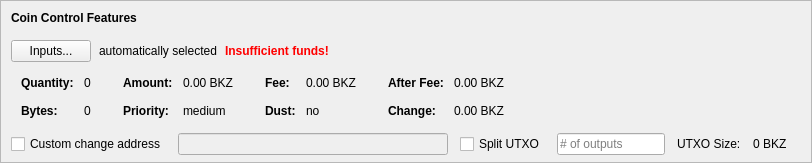
    <widget class="QFrame" name="frameCoinControl">
     <property name="sizePolicy">
      <sizepolicy hsizetype="Expanding" vsizetype="Expanding">
       <horstretch>0</horstretch>
       <verstretch>0</verstretch>
      </sizepolicy>
     </property>
     <property name="maximumSize">
      <size>
       <width>16777215</width>
       <height>16777215</height>
      </size>
     </property>
     <property name="frameShape">
      <enum>QFrame::StyledPanel</enum>
     </property>
     <property name="frameShadow">
      <enum>QFrame::Sunken</enum>
     </property>
     <layout class="QVBoxLayout" name="verticalLayoutCoinControl2">
      <property name="spacing">
       <number>0</number>
      </property>
      <property name="leftMargin">
       <number>0</number>
      </property>
      <property name="topMargin">
       <number>0</number>
      </property>
      <property name="rightMargin">
       <number>0</number>
      </property>
      <property name="bottomMargin">
       <number>6</number>
      </property>
      <item>
       <layout class="QVBoxLayout" name="verticalLayoutCoinControl" stretch="0,0,0,0,1">
        <property name="spacing">
         <number>0</number>
        </property>
        <property name="leftMargin">
         <number>10</number>
        </property>
        <property name="topMargin">
         <number>10</number>
        </property>
        <item>
         <layout class="QHBoxLayout" name="horizontalLayoutCoinControl1">
          <property name="bottomMargin">
           <number>15</number>
          </property>
          <item>
           <widget class="QLabel" name="labelCoinControlFeatures">
            <property name="sizePolicy">
             <sizepolicy hsizetype="Preferred" vsizetype="Maximum">
              <horstretch>0</horstretch>
              <verstretch>0</verstretch>
             </sizepolicy>
            </property>
            <property name="font">
             <font>
              <weight>75</weight>
              <bold>true</bold>
             </font>
            </property>
            <property name="styleSheet">
             <string notr="true">font-weight:bold;</string>
            </property>
            <property name="text">
             <string>Coin Control Features</string>
            </property>
           </widget>
          </item>
         </layout>
        </item>
        <item>
         <layout class="QHBoxLayout" name="horizontalLayoutCoinControl2" stretch="0,0,0,0">
          <property name="spacing">
           <number>8</number>
          </property>
          <property name="bottomMargin">
           <number>10</number>
          </property>
          <item>
           <widget class="QPushButton" name="pushButtonCoinControl">
            <property name="styleSheet">
             <string notr="true"/>
            </property>
            <property name="text">
             <string>Inputs...</string>
            </property>
            <property name="autoDefault">
             <bool>false</bool>
            </property>
           </widget>
          </item>
          <item>
           <widget class="QLabel" name="labelCoinControlAutomaticallySelected">
            <property name="text">
             <string>automatically selected</string>
            </property>
            <property name="margin">
             <number>5</number>
            </property>
           </widget>
          </item>
          <item>
           <widget class="QLabel" name="labelCoinControlInsuffFunds">
            <property name="font">
             <font>
              <weight>75</weight>
              <bold>true</bold>
             </font>
            </property>
            <property name="styleSheet">
             <string notr="true">color:red;font-weight:bold;</string>
            </property>
            <property name="text">
             <string>Insufficient funds!</string>
            </property>
            <property name="margin">
             <number>5</number>
            </property>
           </widget>
          </item>
          <item>
           <spacer name="horizontalSpacerCoinControl">
            <property name="orientation">
             <enum>Qt::Horizontal</enum>
            </property>
            <property name="sizeHint" stdset="0">
             <size>
              <width>40</width>
              <height>1</height>
             </size>
            </property>
           </spacer>
          </item>
         </layout>
        </item>
        <item>
         <widget class="QWidget" name="widgetCoinControl" native="true">
          <property name="sizePolicy">
           <sizepolicy hsizetype="Preferred" vsizetype="Preferred">
            <horstretch>0</horstretch>
            <verstretch>0</verstretch>
           </sizepolicy>
          </property>
          <property name="minimumSize">
           <size>
            <width>0</width>
            <height>0</height>
           </size>
          </property>
          <property name="styleSheet">
           <string notr="true"/>
          </property>
          <layout class="QHBoxLayout" name="horizontalLayoutCoinControl5">
           <property name="leftMargin">
            <number>0</number>
           </property>
           <property name="topMargin">
            <number>0</number>
           </property>
           <property name="rightMargin">
            <number>0</number>
           </property>
           <property name="bottomMargin">
            <number>0</number>
           </property>
           <item>
            <layout class="QHBoxLayout" name="horizontalLayoutCoinControl3" stretch="0,0,0,1">
             <property name="spacing">
              <number>20</number>
             </property>
             <property name="topMargin">
              <number>0</number>
             </property>
             <property name="bottomMargin">
              <number>10</number>
             </property>
             <item>
              <layout class="QFormLayout" name="formLayoutCoinControl1">
               <property name="horizontalSpacing">
                <number>10</number>
               </property>
               <property name="verticalSpacing">
                <number>14</number>
               </property>
               <property name="leftMargin">
                <number>10</number>
               </property>
               <property name="topMargin">
                <number>4</number>
               </property>
               <property name="rightMargin">
                <number>6</number>
               </property>
               <item row="0" column="0">
                <widget class="QLabel" name="labelCoinControlQuantityText">
                 <property name="font">
                  <font>
                   <weight>75</weight>
                   <bold>true</bold>
                  </font>
                 </property>
                 <property name="text">
                  <string>Quantity:</string>
                 </property>
                 <property name="margin">
                  <number>0</number>
                 </property>
                </widget>
               </item>
               <item row="0" column="1">
                <widget class="QLabel" name="labelCoinControlQuantity">
                 <property name="cursor">
                  <cursorShape>IBeamCursor</cursorShape>
                 </property>
                 <property name="contextMenuPolicy">
                  <enum>Qt::ActionsContextMenu</enum>
                 </property>
                 <property name="text">
                  <string notr="true">0</string>
                 </property>
                 <property name="margin">
                  <number>0</number>
                 </property>
                 <property name="textInteractionFlags">
                  <set>Qt::LinksAccessibleByMouse|Qt::TextSelectableByKeyboard|Qt::TextSelectableByMouse</set>
                 </property>
                </widget>
               </item>
               <item row="1" column="0">
                <widget class="QLabel" name="labelCoinControlBytesText">
                 <property name="font">
                  <font>
                   <weight>75</weight>
                   <bold>true</bold>
                  </font>
                 </property>
                 <property name="text">
                  <string>Bytes:</string>
                 </property>
                </widget>
               </item>
               <item row="1" column="1">
                <widget class="QLabel" name="labelCoinControlBytes">
                 <property name="cursor">
                  <cursorShape>IBeamCursor</cursorShape>
                 </property>
                 <property name="contextMenuPolicy">
                  <enum>Qt::ActionsContextMenu</enum>
                 </property>
                 <property name="text">
                  <string notr="true">0</string>
                 </property>
                 <property name="textInteractionFlags">
                  <set>Qt::LinksAccessibleByMouse|Qt::TextSelectableByKeyboard|Qt::TextSelectableByMouse</set>
                 </property>
                </widget>
               </item>
              </layout>
             </item>
             <item>
              <layout class="QFormLayout" name="formLayoutCoinControl2">
               <property name="horizontalSpacing">
                <number>10</number>
               </property>
               <property name="verticalSpacing">
                <number>14</number>
               </property>
               <property name="leftMargin">
                <number>6</number>
               </property>
               <property name="topMargin">
                <number>4</number>
               </property>
               <property name="rightMargin">
                <number>6</number>
               </property>
               <item row="0" column="0">
                <widget class="QLabel" name="labelCoinControlAmountText">
                 <property name="font">
                  <font>
                   <weight>75</weight>
                   <bold>true</bold>
                  </font>
                 </property>
                 <property name="text">
                  <string>Amount:</string>
                 </property>
                 <property name="margin">
                  <number>0</number>
                 </property>
                </widget>
               </item>
               <item row="0" column="1">
                <widget class="QLabel" name="labelCoinControlAmount">
                 <property name="cursor">
                  <cursorShape>IBeamCursor</cursorShape>
                 </property>
                 <property name="contextMenuPolicy">
                  <enum>Qt::ActionsContextMenu</enum>
                 </property>
                 <property name="text">
                  <string notr="true">0.00 BKZ</string>
                 </property>
                 <property name="textInteractionFlags">
                  <set>Qt::LinksAccessibleByMouse|Qt::TextSelectableByKeyboard|Qt::TextSelectableByMouse</set>
                 </property>
                </widget>
               </item>
               <item row="1" column="0">
                <widget class="QLabel" name="labelCoinControlPriorityText">
                 <property name="font">
                  <font>
                   <weight>75</weight>
                   <bold>true</bold>
                  </font>
                 </property>
                 <property name="text">
                  <string>Priority:</string>
                 </property>
                </widget>
               </item>
               <item row="1" column="1">
                <widget class="QLabel" name="labelCoinControlPriority">
                 <property name="cursor">
                  <cursorShape>IBeamCursor</cursorShape>
                 </property>
                 <property name="contextMenuPolicy">
                  <enum>Qt::ActionsContextMenu</enum>
                 </property>
                 <property name="text">
                  <string>medium</string>
                 </property>
                 <property name="textInteractionFlags">
                  <set>Qt::LinksAccessibleByMouse|Qt::TextSelectableByKeyboard|Qt::TextSelectableByMouse</set>
                 </property>
                </widget>
               </item>
              </layout>
             </item>
             <item>
              <layout class="QFormLayout" name="formLayoutCoinControl3">
               <property name="horizontalSpacing">
                <number>10</number>
               </property>
               <property name="verticalSpacing">
                <number>14</number>
               </property>
               <property name="leftMargin">
                <number>6</number>
               </property>
               <property name="topMargin">
                <number>4</number>
               </property>
               <property name="rightMargin">
                <number>6</number>
               </property>
               <item row="0" column="0">
                <widget class="QLabel" name="labelCoinControlFeeText">
                 <property name="font">
                  <font>
                   <weight>75</weight>
                   <bold>true</bold>
                  </font>
                 </property>
                 <property name="text">
                  <string>Fee:</string>
                 </property>
                 <property name="margin">
                  <number>0</number>
                 </property>
                </widget>
               </item>
               <item row="0" column="1">
                <widget class="QLabel" name="labelCoinControlFee">
                 <property name="cursor">
                  <cursorShape>IBeamCursor</cursorShape>
                 </property>
                 <property name="contextMenuPolicy">
                  <enum>Qt::ActionsContextMenu</enum>
                 </property>
                 <property name="text">
                  <string notr="true">0.00 BKZ</string>
                 </property>
                 <property name="textInteractionFlags">
                  <set>Qt::LinksAccessibleByMouse|Qt::TextSelectableByKeyboard|Qt::TextSelectableByMouse</set>
                 </property>
                </widget>
               </item>
               <item row="1" column="0">
                <widget class="QLabel" name="labelCoinControlLowOutputText">
                 <property name="font">
                  <font>
                   <weight>75</weight>
                   <bold>true</bold>
                  </font>
                 </property>
                 <property name="text">
                  <string>Dust:</string>
                 </property>
                </widget>
               </item>
               <item row="1" column="1">
                <widget class="QLabel" name="labelCoinControlLowOutput">
                 <property name="cursor">
                  <cursorShape>IBeamCursor</cursorShape>
                 </property>
                 <property name="contextMenuPolicy">
                  <enum>Qt::ActionsContextMenu</enum>
                 </property>
                 <property name="text">
                  <string>no</string>
                 </property>
                 <property name="textInteractionFlags">
                  <set>Qt::LinksAccessibleByMouse|Qt::TextSelectableByKeyboard|Qt::TextSelectableByMouse</set>
                 </property>
                </widget>
               </item>
              </layout>
             </item>
             <item>
              <layout class="QFormLayout" name="formLayoutCoinControl4">
               <property name="horizontalSpacing">
                <number>10</number>
               </property>
               <property name="verticalSpacing">
                <number>14</number>
               </property>
               <property name="leftMargin">
                <number>6</number>
               </property>
               <property name="topMargin">
                <number>4</number>
               </property>
               <property name="rightMargin">
                <number>6</number>
               </property>
               <item row="0" column="0">
                <widget class="QLabel" name="labelCoinControlAfterFeeText">
                 <property name="font">
                  <font>
                   <weight>75</weight>
                   <bold>true</bold>
                  </font>
                 </property>
                 <property name="text">
                  <string>After Fee:</string>
                 </property>
                 <property name="margin">
                  <number>0</number>
                 </property>
                </widget>
               </item>
               <item row="0" column="1">
                <widget class="QLabel" name="labelCoinControlAfterFee">
                 <property name="cursor">
                  <cursorShape>IBeamCursor</cursorShape>
                 </property>
                 <property name="contextMenuPolicy">
                  <enum>Qt::ActionsContextMenu</enum>
                 </property>
                 <property name="text">
                  <string notr="true">0.00 BKZ</string>
                 </property>
                 <property name="textInteractionFlags">
                  <set>Qt::LinksAccessibleByMouse|Qt::TextSelectableByKeyboard|Qt::TextSelectableByMouse</set>
                 </property>
                </widget>
               </item>
               <item row="1" column="0">
                <widget class="QLabel" name="labelCoinControlChangeText">
                 <property name="font">
                  <font>
                   <weight>75</weight>
                   <bold>true</bold>
                  </font>
                 </property>
                 <property name="text">
                  <string>Change:</string>
                 </property>
                </widget>
               </item>
               <item row="1" column="1">
                <widget class="QLabel" name="labelCoinControlChange">
                 <property name="cursor">
                  <cursorShape>IBeamCursor</cursorShape>
                 </property>
                 <property name="contextMenuPolicy">
                  <enum>Qt::ActionsContextMenu</enum>
                 </property>
                 <property name="text">
                  <string notr="true">0.00 BKZ</string>
                 </property>
                 <property name="textInteractionFlags">
                  <set>Qt::LinksAccessibleByMouse|Qt::TextSelectableByKeyboard|Qt::TextSelectableByMouse</set>
                 </property>
                </widget>
               </item>
              </layout>
             </item>
            </layout>
           </item>
          </layout>
         </widget>
        </item>
        <item>
         <layout class="QHBoxLayout" name="horizontalLayoutCoinControl4" stretch="0,0,0,0,0,0,0">
          <property name="spacing">
           <number>12</number>
          </property>
          <property name="sizeConstraint">
           <enum>QLayout::SetDefaultConstraint</enum>
          </property>
          <property name="topMargin">
           <number>5</number>
          </property>
          <property name="rightMargin">
           <number>5</number>
          </property>
          <item>
           <widget class="QCheckBox" name="checkBoxCoinControlChange">
            <property name="toolTip">
             <string>If this is activated, but the change address is empty or invalid, change will be sent to a newly generated address.</string>
            </property>
            <property name="text">
             <string>Custom change address</string>
            </property>
           </widget>
          </item>
          <item>
           <widget class="QValidatedLineEdit" name="lineEditCoinControlChange">
            <property name="enabled">
             <bool>false</bool>
            </property>
            <property name="sizePolicy">
             <sizepolicy hsizetype="Expanding" vsizetype="Fixed">
              <horstretch>0</horstretch>
              <verstretch>0</verstretch>
             </sizepolicy>
            </property>
           </widget>
          </item>
          <item>
           <widget class="QCheckBox" name="splitBlockCheckBox">
            <property name="text">
             <string>Split UTXO</string>
            </property>
           </widget>
          </item>
          <item>
           <widget class="QLineEdit" name="splitBlockLineEdit">
            <property name="sizePolicy">
             <sizepolicy hsizetype="Fixed" vsizetype="Fixed">
              <horstretch>50</horstretch>
              <verstretch>0</verstretch>
             </sizepolicy>
            </property>
            <property name="placeholderText">
             <string># of outputs</string>
            </property>
           </widget>
          </item>
          <item>
           <widget class="QLabel" name="labelBlockSizeText">
            <property name="text">
             <string>UTXO Size:</string>
            </property>
           </widget>
          </item>
          <item>
           <widget class="QLabel" name="labelBlockSize">
            <property name="text">
             <string>0 BKZ</string>
            </property>
           </widget>
          </item>
          <item>
           <widget class="QLabel" name="labelCoinControlChangeLabel">
            <property name="sizePolicy">
             <sizepolicy hsizetype="Preferred" vsizetype="Expanding">
              <horstretch>0</horstretch>
              <verstretch>0</verstretch>
             </sizepolicy>
            </property>
            <property name="minimumSize">
             <size>
              <width>0</width>
              <height>0</height>
             </size>
            </property>
            <property name="text">
             <string/>
            </property>
            <property name="margin">
             <number>3</number>
            </property>
           </widget>
          </item>
         </layout>
        </item>
        <item>
         <spacer name="verticalSpacerCoinControl">
          <property name="orientation">
           <enum>Qt::Vertical</enum>
          </property>
          <property name="sizeHint" stdset="0">
           <size>
            <width>800</width>
            <height>1</height>
           </size>
          </property>
         </spacer>
        </item>
       </layout>
      </item>
     </layout>
    </widget>
